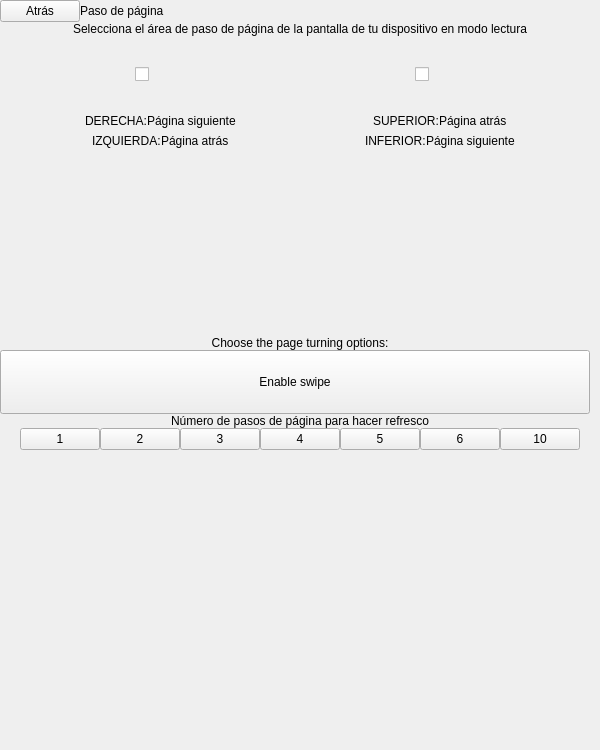
<?xml version="1.0" encoding="UTF-8"?>
<ui version="4.0">
 <class>SettingsReaderPageTurning</class>
 <widget class="QWidget" name="SettingsReaderPageTurning">
  <property name="geometry">
   <rect>
    <x>0</x>
    <y>0</y>
    <width>600</width>
    <height>750</height>
   </rect>
  </property>
  <property name="sizePolicy">
   <sizepolicy hsizetype="Expanding" vsizetype="Expanding">
    <horstretch>0</horstretch>
    <verstretch>0</verstretch>
   </sizepolicy>
  </property>
  <property name="minimumSize">
   <size>
    <width>600</width>
    <height>750</height>
   </size>
  </property>
  <property name="maximumSize">
   <size>
    <width>600</width>
    <height>750</height>
   </size>
  </property>
  <property name="windowTitle">
   <string>Form</string>
  </property>
  <property name="styleSheet">
   <string notr="true"/>
  </property>
  <layout class="QVBoxLayout" name="verticalLayout">
   <property name="spacing">
    <number>0</number>
   </property>
   <property name="margin">
    <number>0</number>
   </property>
   <item>
    <widget class="QWidget" name="settingsSectionHeader" native="true">
     <property name="styleSheet">
      <string notr="true"/>
     </property>
     <layout class="QHBoxLayout" name="horizontalLayout_8">
      <property name="spacing">
       <number>0</number>
      </property>
      <property name="margin">
       <number>0</number>
      </property>
      <item>
       <widget class="SilentQPushButton" name="backBtn">
        <property name="focusPolicy">
         <enum>Qt::NoFocus</enum>
        </property>
        <property name="text">
         <string>Atrás</string>
        </property>
       </widget>
      </item>
      <item>
       <widget class="QLabel" name="sectionTitleLbl">
        <property name="minimumSize">
         <size>
          <width>0</width>
          <height>0</height>
         </size>
        </property>
        <property name="maximumSize">
         <size>
          <width>16777215</width>
          <height>10000</height>
         </size>
        </property>
        <property name="text">
         <string>Paso de página</string>
        </property>
       </widget>
      </item>
      <item>
       <spacer name="horizontalSpacer">
        <property name="orientation">
         <enum>Qt::Horizontal</enum>
        </property>
        <property name="sizeHint" stdset="0">
         <size>
          <width>40</width>
          <height>20</height>
         </size>
        </property>
       </spacer>
      </item>
     </layout>
    </widget>
   </item>
   <item>
    <widget class="QFrame" name="settingsMarginTop">
     <property name="frameShape">
      <enum>QFrame::StyledPanel</enum>
     </property>
     <property name="frameShadow">
      <enum>QFrame::Raised</enum>
     </property>
    </widget>
   </item>
   <item>
    <widget class="QLabel" name="sleepTimeLbl">
     <property name="text">
      <string>Selecciona el área de paso de página de la pantalla de tu dispositivo en modo lectura</string>
     </property>
     <property name="alignment">
      <set>Qt::AlignCenter</set>
     </property>
     <property name="wordWrap">
      <bool>true</bool>
     </property>
     <property name="indent">
      <number>0</number>
     </property>
    </widget>
   </item>
   <item>
    <widget class="QWidget" name="settingsMenuListCont" native="true">
     <property name="sizePolicy">
      <sizepolicy hsizetype="Minimum" vsizetype="Expanding">
       <horstretch>0</horstretch>
       <verstretch>0</verstretch>
      </sizepolicy>
     </property>
     <property name="styleSheet">
      <string notr="true"/>
     </property>
     <layout class="QHBoxLayout" name="horizontalLayout_3">
      <property name="spacing">
       <number>0</number>
      </property>
      <property name="leftMargin">
       <number>20</number>
      </property>
      <property name="topMargin">
       <number>1</number>
      </property>
      <property name="rightMargin">
       <number>20</number>
      </property>
      <property name="bottomMargin">
       <number>0</number>
      </property>
      <item>
       <widget class="QWidget" name="settingsPageReaderLeftCont" native="true">
        <property name="maximumSize">
         <size>
          <width>16777215</width>
          <height>1000</height>
         </size>
        </property>
        <layout class="QVBoxLayout" name="verticalLayout_3">
         <property name="spacing">
          <number>0</number>
         </property>
         <property name="topMargin">
          <number>1</number>
         </property>
         <property name="bottomMargin">
          <number>10</number>
         </property>
         <item>
          <widget class="QFrame" name="frame_2">
           <property name="sizePolicy">
            <sizepolicy hsizetype="Preferred" vsizetype="Expanding">
             <horstretch>0</horstretch>
             <verstretch>0</verstretch>
            </sizepolicy>
           </property>
           <layout class="QHBoxLayout" name="horizontalLayout_6">
            <property name="topMargin">
             <number>0</number>
            </property>
            <property name="bottomMargin">
             <number>1</number>
            </property>
            <item>
             <spacer name="horizontalSpacer_10">
              <property name="orientation">
               <enum>Qt::Horizontal</enum>
              </property>
              <property name="sizeHint" stdset="0">
               <size>
                <width>40</width>
                <height>20</height>
               </size>
              </property>
             </spacer>
            </item>
            <item>
             <widget class="QCheckBox" name="leftRightCheck">
              <property name="sizePolicy">
               <sizepolicy hsizetype="Preferred" vsizetype="Preferred">
                <horstretch>0</horstretch>
                <verstretch>0</verstretch>
               </sizepolicy>
              </property>
              <property name="minimumSize">
               <size>
                <width>50</width>
                <height>20</height>
               </size>
              </property>
              <property name="maximumSize">
               <size>
                <width>50</width>
                <height>1020</height>
               </size>
              </property>
              <property name="text">
               <string/>
              </property>
             </widget>
            </item>
            <item>
             <spacer name="horizontalSpacer_11">
              <property name="orientation">
               <enum>Qt::Horizontal</enum>
              </property>
              <property name="sizeHint" stdset="0">
               <size>
                <width>40</width>
                <height>20</height>
               </size>
              </property>
             </spacer>
            </item>
           </layout>
          </widget>
         </item>
         <item>
          <widget class="QWidget" name="rightLeftCont" native="true">
           <property name="sizePolicy">
            <sizepolicy hsizetype="Preferred" vsizetype="Minimum">
             <horstretch>0</horstretch>
             <verstretch>0</verstretch>
            </sizepolicy>
           </property>
           <layout class="QHBoxLayout" name="horizontalLayout">
            <property name="spacing">
             <number>0</number>
            </property>
            <property name="margin">
             <number>0</number>
            </property>
            <item>
             <spacer name="horizontalSpacer_3">
              <property name="orientation">
               <enum>Qt::Horizontal</enum>
              </property>
              <property name="sizeHint" stdset="0">
               <size>
                <width>40</width>
                <height>20</height>
               </size>
              </property>
             </spacer>
            </item>
            <item>
             <widget class="QLabel" name="rightNextPageLbl">
              <property name="text">
               <string>DERECHA:</string>
              </property>
              <property name="indent">
               <number>0</number>
              </property>
             </widget>
            </item>
            <item>
             <widget class="QLabel" name="nextPageLbl">
              <property name="text">
               <string>Página siguiente</string>
              </property>
              <property name="indent">
               <number>0</number>
              </property>
             </widget>
            </item>
            <item>
             <spacer name="horizontalSpacer_2">
              <property name="orientation">
               <enum>Qt::Horizontal</enum>
              </property>
              <property name="sizeHint" stdset="0">
               <size>
                <width>40</width>
                <height>20</height>
               </size>
              </property>
             </spacer>
            </item>
           </layout>
          </widget>
         </item>
         <item>
          <widget class="QFrame" name="frame">
           <property name="sizePolicy">
            <sizepolicy hsizetype="Preferred" vsizetype="Minimum">
             <horstretch>0</horstretch>
             <verstretch>0</verstretch>
            </sizepolicy>
           </property>
           <property name="maximumSize">
            <size>
             <width>16777215</width>
             <height>1000</height>
            </size>
           </property>
           <property name="sizeIncrement">
            <size>
             <width>0</width>
             <height>39</height>
            </size>
           </property>
           <layout class="QHBoxLayout" name="horizontalLayout_4">
            <property name="spacing">
             <number>0</number>
            </property>
            <property name="margin">
             <number>0</number>
            </property>
            <item>
             <spacer name="horizontalSpacer_6">
              <property name="orientation">
               <enum>Qt::Horizontal</enum>
              </property>
              <property name="sizeHint" stdset="0">
               <size>
                <width>40</width>
                <height>20</height>
               </size>
              </property>
             </spacer>
            </item>
            <item>
             <widget class="QLabel" name="leftNextPageLbl">
              <property name="minimumSize">
               <size>
                <width>0</width>
                <height>5</height>
               </size>
              </property>
              <property name="maximumSize">
               <size>
                <width>16777215</width>
                <height>1005</height>
               </size>
              </property>
              <property name="text">
               <string>IZQUIERDA:</string>
              </property>
              <property name="indent">
               <number>0</number>
              </property>
             </widget>
            </item>
            <item>
             <widget class="QLabel" name="previousPageLbl">
              <property name="minimumSize">
               <size>
                <width>0</width>
                <height>5</height>
               </size>
              </property>
              <property name="maximumSize">
               <size>
                <width>16777215</width>
                <height>1005</height>
               </size>
              </property>
              <property name="text">
               <string>Página atrás</string>
              </property>
              <property name="indent">
               <number>0</number>
              </property>
             </widget>
            </item>
            <item>
             <spacer name="horizontalSpacer_7">
              <property name="orientation">
               <enum>Qt::Horizontal</enum>
              </property>
              <property name="sizeHint" stdset="0">
               <size>
                <width>40</width>
                <height>20</height>
               </size>
              </property>
             </spacer>
            </item>
           </layout>
          </widget>
         </item>
         <item>
          <widget class="QLabel" name="leftRightLbl">
           <property name="minimumSize">
            <size>
             <width>0</width>
             <height>175</height>
            </size>
           </property>
           <property name="maximumSize">
            <size>
             <width>16777215</width>
             <height>175</height>
            </size>
           </property>
           <property name="text">
            <string/>
           </property>
          </widget>
         </item>
        </layout>
       </widget>
      </item>
      <item>
       <widget class="QWidget" name="settingsPageReaderRightCont" native="true">
        <layout class="QVBoxLayout" name="verticalLayout_2">
         <property name="spacing">
          <number>0</number>
         </property>
         <property name="topMargin">
          <number>1</number>
         </property>
         <property name="bottomMargin">
          <number>10</number>
         </property>
         <item>
          <widget class="QFrame" name="frame_3">
           <property name="sizePolicy">
            <sizepolicy hsizetype="Preferred" vsizetype="Expanding">
             <horstretch>0</horstretch>
             <verstretch>0</verstretch>
            </sizepolicy>
           </property>
           <layout class="QHBoxLayout" name="horizontalLayout_7">
            <property name="topMargin">
             <number>0</number>
            </property>
            <property name="bottomMargin">
             <number>1</number>
            </property>
            <item>
             <spacer name="horizontalSpacer_14">
              <property name="orientation">
               <enum>Qt::Horizontal</enum>
              </property>
              <property name="sizeHint" stdset="0">
               <size>
                <width>40</width>
                <height>20</height>
               </size>
              </property>
             </spacer>
            </item>
            <item>
             <widget class="QCheckBox" name="upDownCheck">
              <property name="sizePolicy">
               <sizepolicy hsizetype="Preferred" vsizetype="Preferred">
                <horstretch>0</horstretch>
                <verstretch>0</verstretch>
               </sizepolicy>
              </property>
              <property name="minimumSize">
               <size>
                <width>50</width>
                <height>20</height>
               </size>
              </property>
              <property name="maximumSize">
               <size>
                <width>50</width>
                <height>1020</height>
               </size>
              </property>
              <property name="contextMenuPolicy">
               <enum>Qt::DefaultContextMenu</enum>
              </property>
              <property name="layoutDirection">
               <enum>Qt::LeftToRight</enum>
              </property>
              <property name="text">
               <string/>
              </property>
             </widget>
            </item>
            <item>
             <spacer name="horizontalSpacer_12">
              <property name="orientation">
               <enum>Qt::Horizontal</enum>
              </property>
              <property name="sizeHint" stdset="0">
               <size>
                <width>40</width>
                <height>20</height>
               </size>
              </property>
             </spacer>
            </item>
           </layout>
          </widget>
         </item>
         <item>
          <widget class="QWidget" name="upDownCont" native="true">
           <property name="sizePolicy">
            <sizepolicy hsizetype="Preferred" vsizetype="Minimum">
             <horstretch>0</horstretch>
             <verstretch>0</verstretch>
            </sizepolicy>
           </property>
           <layout class="QHBoxLayout" name="horizontalLayout_2">
            <property name="spacing">
             <number>0</number>
            </property>
            <property name="margin">
             <number>0</number>
            </property>
            <item>
             <spacer name="horizontalSpacer_5">
              <property name="orientation">
               <enum>Qt::Horizontal</enum>
              </property>
              <property name="sizeHint" stdset="0">
               <size>
                <width>40</width>
                <height>20</height>
               </size>
              </property>
             </spacer>
            </item>
            <item>
             <widget class="QLabel" name="upPreviuosPageLbl">
              <property name="minimumSize">
               <size>
                <width>0</width>
                <height>5</height>
               </size>
              </property>
              <property name="maximumSize">
               <size>
                <width>16777215</width>
                <height>1005</height>
               </size>
              </property>
              <property name="text">
               <string>SUPERIOR:</string>
              </property>
              <property name="indent">
               <number>0</number>
              </property>
             </widget>
            </item>
            <item>
             <widget class="QLabel" name="previousPage2Lbl">
              <property name="minimumSize">
               <size>
                <width>0</width>
                <height>5</height>
               </size>
              </property>
              <property name="maximumSize">
               <size>
                <width>16777215</width>
                <height>1005</height>
               </size>
              </property>
              <property name="text">
               <string>Página atrás</string>
              </property>
              <property name="indent">
               <number>0</number>
              </property>
             </widget>
            </item>
            <item>
             <spacer name="horizontalSpacer_4">
              <property name="orientation">
               <enum>Qt::Horizontal</enum>
              </property>
              <property name="sizeHint" stdset="0">
               <size>
                <width>40</width>
                <height>20</height>
               </size>
              </property>
             </spacer>
            </item>
           </layout>
          </widget>
         </item>
         <item>
          <widget class="QFrame" name="frame">
           <property name="sizePolicy">
            <sizepolicy hsizetype="Preferred" vsizetype="Minimum">
             <horstretch>0</horstretch>
             <verstretch>0</verstretch>
            </sizepolicy>
           </property>
           <property name="maximumSize">
            <size>
             <width>16777215</width>
             <height>1000</height>
            </size>
           </property>
           <property name="sizeIncrement">
            <size>
             <width>0</width>
             <height>100</height>
            </size>
           </property>
           <layout class="QHBoxLayout" name="horizontalLayout_5">
            <property name="spacing">
             <number>0</number>
            </property>
            <property name="margin">
             <number>0</number>
            </property>
            <item>
             <spacer name="horizontalSpacer_8">
              <property name="orientation">
               <enum>Qt::Horizontal</enum>
              </property>
              <property name="sizeHint" stdset="0">
               <size>
                <width>40</width>
                <height>20</height>
               </size>
              </property>
             </spacer>
            </item>
            <item>
             <widget class="QLabel" name="downNextPageLbl">
              <property name="minimumSize">
               <size>
                <width>0</width>
                <height>5</height>
               </size>
              </property>
              <property name="maximumSize">
               <size>
                <width>16777215</width>
                <height>1005</height>
               </size>
              </property>
              <property name="text">
               <string>INFERIOR:</string>
              </property>
              <property name="indent">
               <number>0</number>
              </property>
             </widget>
            </item>
            <item>
             <widget class="QLabel" name="nextPage2Lbl">
              <property name="minimumSize">
               <size>
                <width>0</width>
                <height>5</height>
               </size>
              </property>
              <property name="maximumSize">
               <size>
                <width>16777215</width>
                <height>1005</height>
               </size>
              </property>
              <property name="text">
               <string>Página siguiente</string>
              </property>
              <property name="indent">
               <number>0</number>
              </property>
             </widget>
            </item>
            <item>
             <spacer name="horizontalSpacer_9">
              <property name="orientation">
               <enum>Qt::Horizontal</enum>
              </property>
              <property name="sizeHint" stdset="0">
               <size>
                <width>40</width>
                <height>20</height>
               </size>
              </property>
             </spacer>
            </item>
           </layout>
          </widget>
         </item>
         <item>
          <widget class="QLabel" name="upDownLbl">
           <property name="minimumSize">
            <size>
             <width>0</width>
             <height>175</height>
            </size>
           </property>
           <property name="maximumSize">
            <size>
             <width>16777215</width>
             <height>175</height>
            </size>
           </property>
           <property name="text">
            <string/>
           </property>
          </widget>
         </item>
        </layout>
       </widget>
      </item>
     </layout>
    </widget>
   </item>
   <item>
    <widget class="QWidget" name="widget" native="true">
     <property name="sizePolicy">
      <sizepolicy hsizetype="Preferred" vsizetype="Preferred">
       <horstretch>0</horstretch>
       <verstretch>0</verstretch>
      </sizepolicy>
     </property>
     <property name="minimumSize">
      <size>
       <width>0</width>
       <height>0</height>
      </size>
     </property>
     <layout class="QHBoxLayout" name="horizontalLayout_9">
      <property name="spacing">
       <number>0</number>
      </property>
      <property name="margin">
       <number>0</number>
      </property>
      <item>
       <widget class="QLabel" name="tit_label">
        <property name="sizePolicy">
         <sizepolicy hsizetype="Preferred" vsizetype="Preferred">
          <horstretch>0</horstretch>
          <verstretch>0</verstretch>
         </sizepolicy>
        </property>
        <property name="minimumSize">
         <size>
          <width>0</width>
          <height>0</height>
         </size>
        </property>
        <property name="text">
         <string>Choose the page turning options:</string>
        </property>
        <property name="alignment">
         <set>Qt::AlignCenter</set>
        </property>
        <property name="wordWrap">
         <bool>true</bool>
        </property>
       </widget>
      </item>
     </layout>
    </widget>
   </item>
   <item>
    <widget class="QFrame" name="progressModeCont">
     <property name="sizePolicy">
      <sizepolicy hsizetype="Preferred" vsizetype="Preferred">
       <horstretch>0</horstretch>
       <verstretch>0</verstretch>
      </sizepolicy>
     </property>
     <property name="minimumSize">
      <size>
       <width>0</width>
       <height>0</height>
      </size>
     </property>
     <property name="maximumSize">
      <size>
       <width>16777215</width>
       <height>16777215</height>
      </size>
     </property>
     <property name="styleSheet">
      <string notr="true"/>
     </property>
     <layout class="QVBoxLayout" name="verticalLayout_4">
      <property name="spacing">
       <number>0</number>
      </property>
      <property name="margin">
       <number>0</number>
      </property>
      <item>
       <widget class="QFrame" name="enableSwipeCont">
        <property name="maximumSize">
         <size>
          <width>16777215</width>
          <height>10000</height>
         </size>
        </property>
        <layout class="QVBoxLayout" name="verticalLayout_10">
         <property name="spacing">
          <number>0</number>
         </property>
         <property name="leftMargin">
          <number>0</number>
         </property>
         <property name="topMargin">
          <number>0</number>
         </property>
         <property name="rightMargin">
          <number>10</number>
         </property>
         <property name="bottomMargin">
          <number>0</number>
         </property>
         <item>
          <widget class="SilentQPushButton" name="enableSwipeBtn">
           <property name="sizePolicy">
            <sizepolicy hsizetype="Expanding" vsizetype="Fixed">
             <horstretch>0</horstretch>
             <verstretch>0</verstretch>
            </sizepolicy>
           </property>
           <property name="minimumSize">
            <size>
             <width>544</width>
             <height>64</height>
            </size>
           </property>
           <property name="maximumSize">
            <size>
             <width>100000</width>
             <height>64</height>
            </size>
           </property>
           <property name="focusPolicy">
            <enum>Qt::NoFocus</enum>
           </property>
           <property name="text">
            <string>Enable swipe</string>
           </property>
           <property name="checkable">
            <bool>true</bool>
           </property>
          </widget>
         </item>
        </layout>
       </widget>
      </item>
      <item>
       <widget class="QFrame" name="withProgressCont">
        <property name="maximumSize">
         <size>
          <width>16777215</width>
          <height>1000</height>
         </size>
        </property>
        <layout class="QVBoxLayout" name="verticalLayout_5">
         <property name="spacing">
          <number>0</number>
         </property>
         <property name="leftMargin">
          <number>0</number>
         </property>
         <property name="topMargin">
          <number>0</number>
         </property>
         <property name="rightMargin">
          <number>10</number>
         </property>
         <property name="bottomMargin">
          <number>0</number>
         </property>
        </layout>
       </widget>
      </item>
     </layout>
    </widget>
   </item>
   <item>
    <widget class="QLabel" name="refreshStepLbl">
     <property name="text">
      <string>Número de pasos de página para hacer refresco</string>
     </property>
     <property name="alignment">
      <set>Qt::AlignCenter</set>
     </property>
    </widget>
   </item>
   <item>
    <widget class="QWidget" name="refreshStepsCont" native="true">
     <property name="minimumSize">
      <size>
       <width>0</width>
       <height>0</height>
      </size>
     </property>
     <layout class="QHBoxLayout" name="horizontalLayout_10">
      <property name="spacing">
       <number>0</number>
      </property>
      <property name="margin">
       <number>0</number>
      </property>
      <item>
       <spacer name="horizontalSpacer_13">
        <property name="orientation">
         <enum>Qt::Horizontal</enum>
        </property>
        <property name="sizeHint" stdset="0">
         <size>
          <width>40</width>
          <height>20</height>
         </size>
        </property>
       </spacer>
      </item>
      <item>
       <widget class="QPushButton" name="refreshSteps0">
        <property name="text">
         <string>1</string>
        </property>
        <property name="checkable">
         <bool>true</bool>
        </property>
       </widget>
      </item>
      <item>
       <widget class="QPushButton" name="refreshSteps1">
        <property name="text">
         <string>2</string>
        </property>
        <property name="checkable">
         <bool>true</bool>
        </property>
       </widget>
      </item>
      <item>
       <widget class="QPushButton" name="refreshSteps2">
        <property name="text">
         <string>3</string>
        </property>
        <property name="checkable">
         <bool>true</bool>
        </property>
        <property name="checked">
         <bool>false</bool>
        </property>
       </widget>
      </item>
      <item>
       <widget class="QPushButton" name="refreshSteps3">
        <property name="text">
         <string>4</string>
        </property>
        <property name="checkable">
         <bool>true</bool>
        </property>
       </widget>
      </item>
      <item>
       <widget class="QPushButton" name="refreshSteps4">
        <property name="text">
         <string>5</string>
        </property>
        <property name="checkable">
         <bool>true</bool>
        </property>
       </widget>
      </item>
      <item>
       <widget class="QPushButton" name="refreshSteps5">
        <property name="text">
         <string>6</string>
        </property>
        <property name="checkable">
         <bool>true</bool>
        </property>
       </widget>
      </item>
      <item>
       <widget class="QPushButton" name="refreshSteps6">
        <property name="text">
         <string>10</string>
        </property>
        <property name="checkable">
         <bool>true</bool>
        </property>
       </widget>
      </item>
      <item>
       <spacer name="horizontalSpacer_15">
        <property name="orientation">
         <enum>Qt::Horizontal</enum>
        </property>
        <property name="sizeHint" stdset="0">
         <size>
          <width>40</width>
          <height>20</height>
         </size>
        </property>
       </spacer>
      </item>
     </layout>
    </widget>
   </item>
   <item>
    <spacer name="verticalSpacer">
     <property name="orientation">
      <enum>Qt::Vertical</enum>
     </property>
     <property name="sizeHint" stdset="0">
      <size>
       <width>20</width>
       <height>40</height>
      </size>
     </property>
    </spacer>
   </item>
  </layout>
 </widget>
 <customwidgets>
  <customwidget>
   <class>SilentQPushButton</class>
   <extends>QPushButton</extends>
   <header>SilentQPushButton.h</header>
  </customwidget>
 </customwidgets>
 <resources/>
 <connections/>
</ui>
